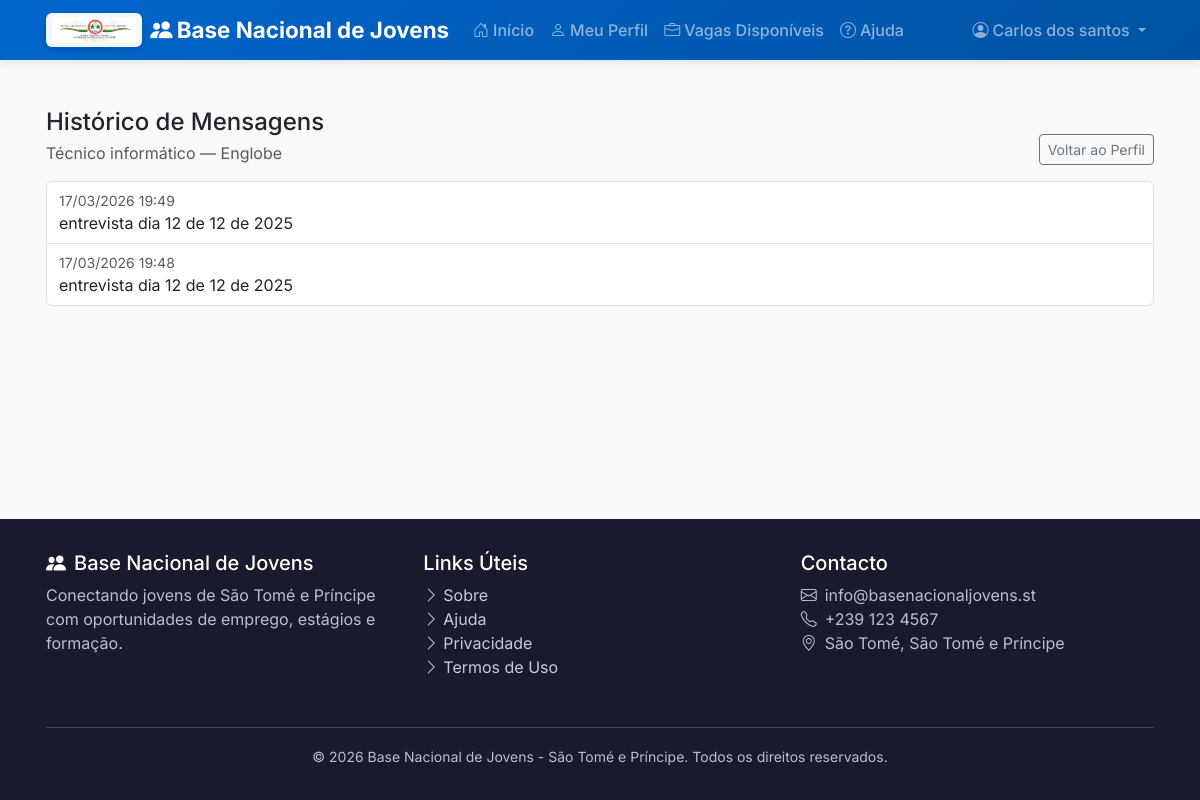
Screenshot of /profiles/candidaturas/1/mensagens/ (signed in) with the database file from the repository.
### accounts/models.py (models this page shows, shortened)
class User(AbstractBaseUser, PermissionsMixin):
    class ProfileType(models.TextChoices):
        JOVEM = 'JO', _('Jovem')
        OPERADOR = 'OP', _('Operador Distrital')
        EMPRESA = 'EMP', _('Empresa')
        ADMIN = 'ADM', _('Administrador')
        TECNICO = 'TEC', _('Técnico PNUD')
    email = models.EmailField(_('email address'), unique=True, blank=True, null=True)
    telefone = models.CharField(_('telefone'), max_length=20, unique=True)
    nome = models.CharField(_('nome completo'), max_length=255)
    perfil = models.CharField(
        _('perfil'),
        max_length=3,
        choices=ProfileType.choices,
        default=ProfileType.JOVEM
    )
    distrito = models.ForeignKey(
        'core.District',
        on_delete=models.SET_NULL,
        null=True,
        blank=True,
        verbose_name=_('distrito')
    )
    is_staff = models.BooleanField(_('staff status'), default=False)
    is_active = models.BooleanField(_('active'), default=True)
    is_verified = models.BooleanField(_('verificado'), default=False)
    consentimento_dados = models.BooleanField(
        _('consentimento para uso de dados'),
        default=False,
        help_text=_('Autorizo o uso dos meus dados para fins de empregabilidade')
    )
    consentimento_contacto = models.BooleanField(
        _('consentimento para contacto'),
        default=False,
        help_text=_('Autorizo ser contactado por SMS/WhatsApp/email')
    )
    data_consentimento = models.DateTimeField(null=True, blank=True)
    date_joined = models.DateTimeField(_('date joined'), default=timezone.now)
    last_login = models.DateTimeField(_('last login'), null=True, blank=True)
    nome_empresa = models.CharField(_('nome da empresa'), max_length=255, blank=True)
    nif = models.CharField(_('NIF'), max_length=20, blank=True)
    setor_empresa = models.CharField(_('setor'), max_length=100, blank=True)
    associacao_parceira = models.CharField(_('associação/parceiro'), max_length=255, blank=True)
    objects = UserManager()
    USERNAME_FIELD = 'telefone'
    REQUIRED_FIELDS = ['nome']
    class Meta:
        verbose_name = _('utilizador')
        verbose_name_plural = _('utilizadores')
        ordering = ['-date_joined']
    @property
    def is_jovem(self):
        return self.perfil == self.ProfileType.JOVEM
    def has_youth_profile(self):
        return hasattr(self, 'youth_profile')

### companies/models.py (models this page shows, shortened)
class Application(models.Model):
    ESTADO_CHOICES = [
        ('PENDENTE', _('Pendente')),
        ('EM_ANALISE', _('Em Análise')),
        ('ACEITE', _('Aceite')),
        ('REJEITADA', _('Rejeitada')),
    ]
    job = models.ForeignKey(
        JobPost,
        on_delete=models.CASCADE,
        related_name='applications',
        verbose_name=_('vaga')
    )
    youth = models.ForeignKey(
        'profiles.YouthProfile',
        on_delete=models.CASCADE,
        related_name='applications',
        verbose_name=_('jovem')
    )
    estado = models.CharField(
        _('estado'),
        max_length=15,
        choices=ESTADO_CHOICES,
        default='PENDENTE'
    )
    mensagem = models.TextField(_('mensagem/motivação'), blank=True)
    resposta_empresa = models.TextField(_('mensagem da empresa'), blank=True)
    created_at = models.DateTimeField(_('candidatou-se em'), auto_now_add=True)
    updated_at = models.DateTimeField(_('atualizado em'), auto_now=True)
    class Meta:
        verbose_name = _('candidatura')
        verbose_name_plural = _('candidaturas')
        ordering = ['-created_at']
        unique_together = ['job', 'youth']

class JobPost(models.Model):
    TIPO_CHOICES = [
        ('EST', _('Estágio')),
        ('EMP', _('Emprego')),
        ('FOR', _('Formação')),
    ]
    ESTADO_CHOICES = [
        ('ATIVA', _('Ativa')),
        ('FECHADA', _('Fechada')),
        ('PAUSADA', _('Pausada')),
    ]
    company = models.ForeignKey(
        Company,
        on_delete=models.CASCADE,
        related_name='job_posts',
        verbose_name=_('empresa')
    )
    titulo = models.CharField(_('título'), max_length=255)
    descricao = models.TextField(_('descrição'))
    requisitos = models.TextField(_('requisitos'))
    tipo = models.CharField(_('tipo'), max_length=3, choices=TIPO_CHOICES)
    numero_vagas = models.PositiveIntegerField(
        _('número de vagas'),
        default=1
    )
    distrito = models.ForeignKey(
        'core.District',
        on_delete=models.SET_NULL,
        null=True,
        blank=True,
        verbose_name=_('distrito')
    )
    local_trabalho = models.CharField(_('local de trabalho'), max_length=255, blank=True)
    nivel_educacao = models.CharField(
        _('nível de educação requerido'),
        max_length=3,
        choices=settings.EDUCATION_LEVELS,
        blank=True
    )
    area_formacao = models.CharField(
        _('área de formação'),
        max_length=3,
        choices=settings.AREAS_FORMACAO,
        blank=True
    )
    experiencia_minima = models.IntegerField(
        _('experiência mínima (anos)'),
        default=0
    )
    salario = models.CharField(_('salário/remuneração'), max_length=255, blank=True)
    beneficios = models.TextField(_('benefícios'), blank=True)
    estado = models.CharField(
        _('estado'),
        max_length=10,
        choices=ESTADO_CHOICES,
        default='ATIVA'
    )
    data_publicacao = models.DateTimeField(_('publicada em'), auto_now_add=True)
    data_fecho = models.DateField(_('data de fecho'), null=True, blank=True)
    visualizacoes = models.PositiveIntegerField(_('visualizações'), default=0)
    class Meta:
        verbose_name = _('vaga')
        verbose_name_plural = _('vagas')
        ordering = ['-data_publicacao']

class Company(models.Model):
    SETOR_CHOICES = [
        ('AGR', _('Agricultura')),
        ('TUR', _('Turismo')),
        ('TIC', _('Tecnologias de Informação')),
        ('IND', _('Indústria')),
        ('SER', _('Serviços')),
        ('ENE', _('Energias Renováveis')),
        ('ADM', _('Administração Pública')),
        ('SAU', _('Saúde')),
        ('EDU', _('Educação')),
        ('CON', _('Construção')),
        ('COM', _('Comércio')),
        ('FIN', _('Financeiro')),
        ('OUT', _('Outro')),
    ]
    user = models.OneToOneField(
        settings.AUTH_USER_MODEL,
        on_delete=models.CASCADE,
        related_name='company_profile',
        verbose_name=_('utilizador')
    )
    nome = models.CharField(_('nome da empresa'), max_length=255)
    nif = models.CharField(_('NIF'), max_length=20, blank=True)
    setor = models.CharField(_('setor de atividade'), max_length=3, choices=SETOR_CHOICES)
    descricao = models.TextField(_('descrição'), blank=True)
    telefone = models.CharField(_('telefone'), max_length=20, blank=True)
    email = models.EmailField(_('email'), blank=True)
    website = models.URLField(_('website'), blank=True)
    distrito = models.ForeignKey(
        'core.District',
        on_delete=models.SET_NULL,
        null=True,
        blank=True,
        verbose_name=_('distrito')
    )
    endereco = models.TextField(_('endereço'), blank=True)
    ativa = models.BooleanField(_('ativa'), default=True)
    verificada = models.BooleanField(_('verificada'), default=False)
    logo = models.ImageField(
        _('logo'),
        upload_to='company_logos/',
        null=True,
        blank=True
    )
    created_at = models.DateTimeField(_('registada em'), auto_now_add=True)
    updated_at = models.DateTimeField(_('atualizada em'), auto_now=True)
    class Meta:
        verbose_name = _('empresa')
        verbose_name_plural = _('empresas')
        ordering = ['-created_at']

class ApplicationMessage(models.Model):
    SENDER_CHOICES = [
        ('EMP', _('Empresa')),
        ('SYS', _('Sistema')),
    ]
    application = models.ForeignKey(
        Application,
        on_delete=models.CASCADE,
        related_name='messages',
        verbose_name=_('candidatura')
    )
    sender = models.CharField(_('remetente'), max_length=3, choices=SENDER_CHOICES, default='EMP')
    message = models.TextField(_('mensagem'))
    created_at = models.DateTimeField(_('enviada em'), auto_now_add=True)
    class Meta:
        verbose_name = _('mensagem de candidatura')
        verbose_name_plural = _('mensagens de candidatura')
        ordering = ['-created_at']

### profiles/views.py (the view)
# urls.py: path('candidaturas/<int:pk>/mensagens/', views.application_messages, name='application_messages'),
@login_required
def application_messages(request, pk):
    if not request.user.is_jovem:
        messages.error(request, _('Apenas jovens podem aceder.'))
        return redirect('home')
    if not request.user.has_youth_profile():
        return redirect('profiles:wizard')
    profile = request.user.youth_profile
    application = get_object_or_404(Application, pk=pk, youth=profile)
    messages_qs = application.messages.all().order_by('-created_at')
    paginator = Paginator(messages_qs, 10)
    page_number = request.GET.get('page') or 1
    messages_page = paginator.get_page(page_number)
    context = {
        'application': application,
        'messages_page': messages_page,
    }
    return render(request, 'profiles/application_messages.html', context)

### templates/profiles/application_messages.html (shortened to what this page needs)
{% extends 'base/base.html' %}
{% block content %}
<div class="container py-5">
    <div class="d-flex flex-wrap justify-content-between align-items-end gap-2 mb-3">
        <div>
            <h4 class="mb-1">Histórico de Mensagens</h4>
            <p class="text-muted mb-0">
                {{ application.job.titulo }} — {{ application.job.company.nome }}
            </p>
        </div>
        <a href="{% url 'profiles:detail' %}" class="btn btn-outline-secondary btn-sm">
            Voltar ao Perfil
        </a>
    </div>
    {% if messages_page %}
        <div class="list-group">
            {% for msg in messages_page %}
                <div class="list-group-item">
                    <div class="small text-muted">{{ msg.created_at|date:"d/m/Y H:i" }}</div>
                    <div>{{ msg.message|linebreaksbr }}</div>
                </div>
            {% endfor %}
        </div>
    {% else %}
        <div class="alert alert-info mb-0">Sem mensagens.</div>
    {% endif %}
</div>
{% endblock %}

### templates/base/base.html (shortened to what this page needs)
<!DOCTYPE html>
<html lang="pt-pt">
{% load static %}
{% load form_tags %}
<head>
    <link href="https://cdn.jsdelivr.net/npm/bootstrap@5.3.2/dist/css/bootstrap.min.css" rel="stylesheet">
    <link href="https://cdn.jsdelivr.net/npm/bootstrap-icons@1.11.1/font/bootstrap-icons.css" rel="stylesheet">
    <link rel="stylesheet" href="{% static 'css/main.css' %}">
</head>
<body>
    <nav class="navbar navbar-expand-lg navbar-dark">
        <div class="container">
            <a class="navbar-brand d-flex align-items-center gap-2" href="{% url 'home' %}">
                <img src="{% static 'img/cnj_logo.jpg' %}" alt="CNJ" class="navbar-logo">
                <span><i class="bi bi-people-fill me-1"></i>Base Nacional de Jovens</span>
            </a>
            <div class="collapse navbar-collapse" id="navbarNav">
                <ul class="navbar-nav me-auto">
                    <li class="nav-item">
                        <a class="nav-link" href="{% url 'home' %}">
                            <i class="bi bi-house-door me-1"></i>Início
                        </a>
                    </li>
                    {% if user.is_authenticated %}
                        {% if user.is_jovem %}
                            {% if user_has_profile %}
                                <li class="nav-item">
                                    <a class="nav-link" href="{% url 'profiles:detail' %}">
                                        <i class="bi bi-person me-1"></i>Meu Perfil
                                    </a>
                                </li>
                                <li class="nav-item">
                                    <a class="nav-link" href="{% url 'profiles:available_jobs' %}">
                                        <i class="bi bi-briefcase me-1"></i>Vagas Disponíveis
                                    </a>
                                </li>
                            {% else %}
                                <li class="nav-item">
                                    <a class="nav-link" href="{% url 'profiles:wizard' %}">
                                        <i class="bi bi-person-plus me-1"></i>Completar Perfil
                                    </a>
                                </li>
                            {% endif %}
                        {% elif user.is_admin %}
                            <li class="nav-item">
                                <a class="nav-link" href="{% url 'dashboard:admin' %}">
                                    <i class="bi bi-speedometer2 me-1"></i>Admin
                                </a>
                            </li>
                        {% elif user.is_tecnico %}
                            <li class="nav-item">
                                <a class="nav-link" href="{% url 'dashboard:tecnico' %}">
                                    <i class="bi bi-graph-up me-1"></i>Dashboard
                                </a>
                            </li>
                        {% endif %}
                    {% else %}
                        <li class="nav-item">
                            <a class="nav-link" href="{% url 'accounts:login' %}?next={% url 'profiles:available_jobs' %}">
                                <i class="bi bi-briefcase me-1"></i>Vagas Disponíveis
                            </a>
                        </li>
                    {% endif %}
                    <li class="nav-item">
                        <a class="nav-link" href="{% url 'help' %}">
                            <i class="bi bi-question-circle me-1"></i>Ajuda
                        </a>
                    </li>
                </ul>
                <ul class="navbar-nav">
                    {% if user.is_authenticated %}
                        <li class="nav-item dropdown">
                            <a class="nav-link dropdown-toggle" href="#" id="userDropdown" role="button" data-bs-toggle="dropdown">
                                <i class="bi bi-person-circle me-1"></i>{{ user.nome|truncatechars:20 }}
                            </a>
                        </li>
                    {% endif %}
                </ul>
            </div>
        </div>
    </nav>
    <main>
        {% block content %}{% endblock %}
    </main>
    <footer class="footer">
        <div class="container">
            <div class="row">
                <div class="col-md-4 mb-3">
                    <h5><i class="bi bi-people-fill me-2"></i>Base Nacional de Jovens</h5>
                    <p class="text-footer">Conectando jovens de São Tomé e Príncipe com oportunidades de emprego, estágios e formação.</p>
                </div>
                <div class="col-md-4 mb-3">
                    <h5>Links Úteis</h5>
                    <ul class="list-unstyled">
                        <li><a href="{% url 'about' %}"><i class="bi bi-chevron-right me-1"></i>Sobre</a></li>
                        <li><a href="{% url 'help' %}"><i class="bi bi-chevron-right me-1"></i>Ajuda</a></li>
                        <li><a href="{% url 'privacy' %}"><i class="bi bi-chevron-right me-1"></i>Privacidade</a></li>
                        <li><a href="{% url 'terms' %}"><i class="bi bi-chevron-right me-1"></i>Termos de Uso</a></li>
                    </ul>
                </div>
                <div class="col-md-4 mb-3">
                    <h5>Contacto</h5>
                    <p class="text-footer">
                        <i class="bi bi-envelope me-2"></i>info@basenacionaljovens.st<br>
                        <i class="bi bi-telephone me-2"></i>+239 123 4567<br>
                        <i class="bi bi-geo-alt me-2"></i>São Tomé, São Tomé e Príncipe
                    </p>
                </div>
            </div>
            <hr class="my-3">
            <div class="text-center text-footer">
                <small>&copy; {% now "Y" %} Base Nacional de Jovens - São Tomé e Príncipe. Todos os direitos reservados.</small>
            </div>
        </div>
    </footer>
</body>
</html>

### rows the page displays
User: nome "Carlos dos santos"
Application: job.titulo "Técnico informático", job.company.nome "Englobe"
ApplicationMessage: created_at "17/03/2026 19:49", message "entrevista dia 12 de 12 de 2025"
ApplicationMessage: created_at "17/03/2026 19:48", message "entrevista dia 12 de 12 de 2025"
